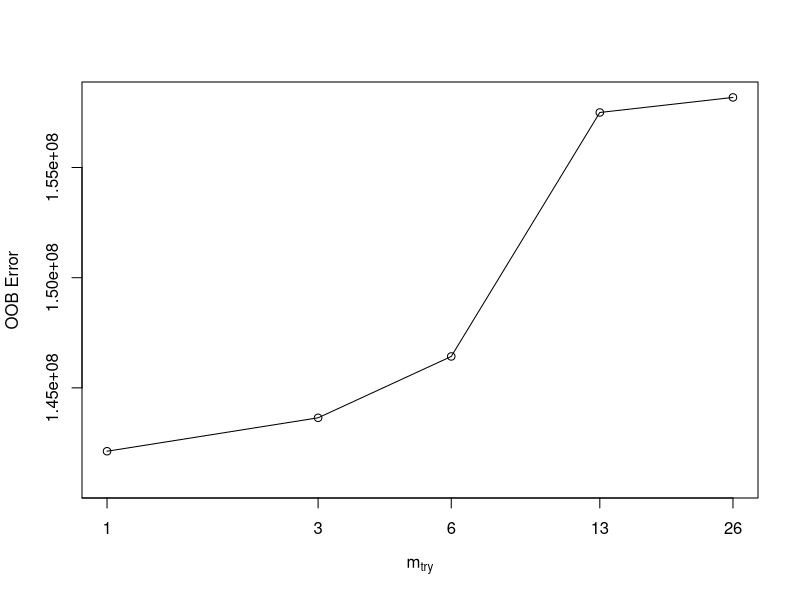
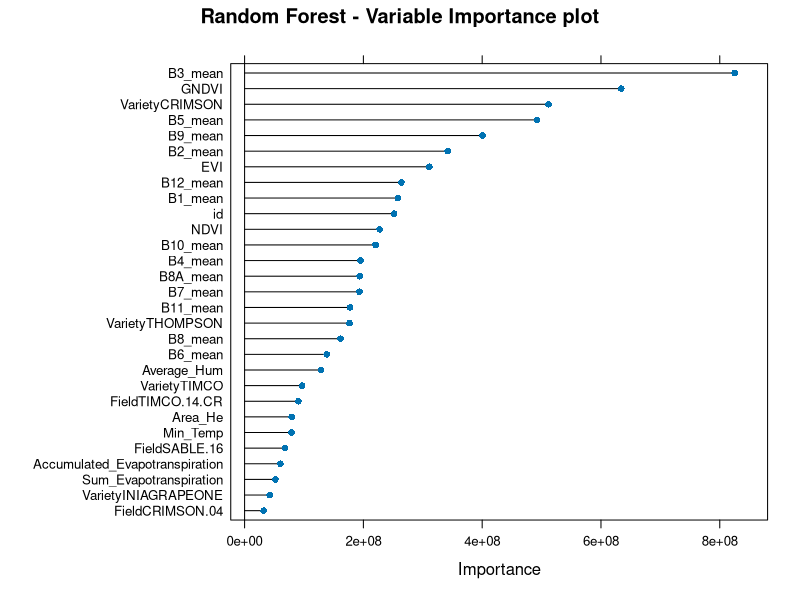
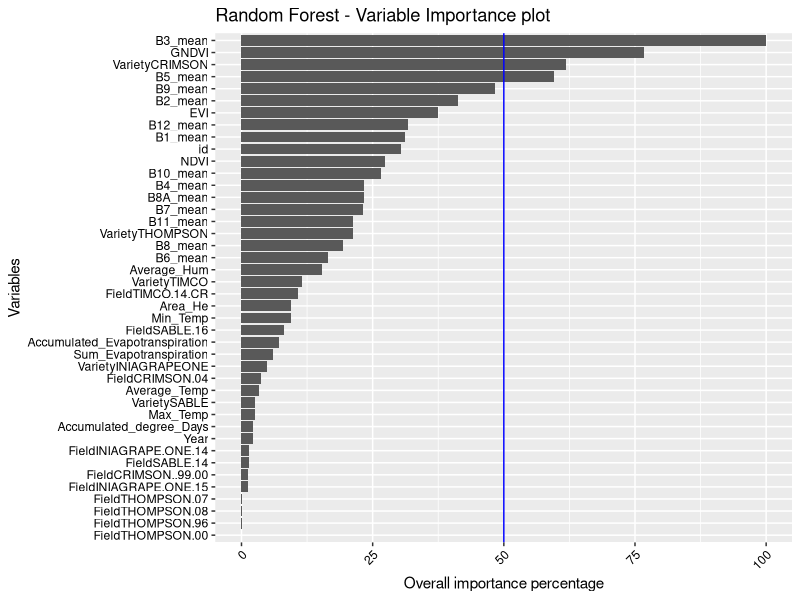

Reproduce these figures in R, in order. (Note: this script raises an error after producing the figures.)
# Load packages
# https://www.machinelearningplus.com/machine-learning/caret-package/
# https://www.youtube.com/watch?v=fSytzGwwBVw
library(randomForest)
library(tidyverse)
library(mlbench)
library(ggplot2)
library(caret)

# Set the folder location
#setwd('~/Dropbox/RS Project/RSSTARTUP_repo/Product_Development/Yield_forcasting_R/Innovation_laboratory_EAGLE')
setwd('/home/diego/GITHUP_REPO/Innovation_laboratory_EAGLE')

# Import dataset
# The dataset used is summary_fn.csv, which was clean but the original one
# is summary.csv
Field_Carmen <- read.csv('./Original_data/summary.csv')

# Clean column 'Week' in the data frame
Field_Carmen[,5] <- NULL

# The dummyVars will transform all characters and factors columns
# The general rule for creating dummy variables is to have one less variable 
# than the number of categories present to avoid perfect collinearity (dummy variable trap).
# The id column is remove by applying -id inside of dummyVars.
dmy <- dummyVars(" ~ .",data = Field_Carmen, fullRank=T)
Field_Carmen <- data.frame(predict(dmy, newdata = Field_Carmen))
#print(Field_Carmen)

# Structure of the dataframe
#str(Field_Carmen)

# See top 6 rows and 10 columns
head(Field_Carmen[, 1:10])

# Split the data into training and test set
set.seed(123)
training.samples <- Field_Carmen$Kg_He %>%
  createDataPartition(p = 0.7, list = FALSE)

train.data  <- Field_Carmen[training.samples, ]
test.data <- Field_Carmen[-training.samples, ]

# Algorithm Tune (tuneRF)
# https://machinelearningmastery.com/tune-machine-learning-algorithms-in-r/
# https://machinelearningmastery.com/machine-learning-evaluation-metrics-in-r/
dataset <- Field_Carmen
x <- cbind(dataset[,2:19],dataset[,21:43])
y <- dataset$Kg_He

ntree <- 1500

set.seed(123)
bestmtry <- tuneRF(x, y, stepFactor=0.5, improve=1e-5, ntree=ntree)
print(bestmtry)

mtry <- max(bestmtry[,1])
#mtry

################################################################################

# RandomForest
# https://topepo.github.io/caret/train-models-by-tag.html#random-forest
# https://stats.stackexchange.com/questions/348245/do-we-have-to-tune-the-number-of-trees-in-a-random-forest
# https://stats.stackexchange.com/questions/50210/caret-and-randomforest-number-of-trees

# Define training control
set.seed(123)

# http://www.sthda.com/english/articles/38-regression-model-validation/157-cross-validation-essentials-in-r/
# Leave one out cross validation - LOOCV
train.control <- trainControl(method = "LOOCV", savePredictions = T)

#train.control

# Random Search
#train.control <- trainControl(method = "LOOCV", savePredictions = T,
#                              search="random")
#train.control

#tunegrid <- expand.grid(.mtry=mtry)

# Grid Search
#train.control <- trainControl(method = "LOOCV", savePredictions = T,
#                              search="grid")
#train.control

#tunegrid <- expand.grid(.mtry=c(1:30))

metric <- "RMSE"

# Train the model
model <- train(Kg_He ~., data = Field_Carmen, 
               method = "rf",
               ntree = ntree,
               metric=metric,
#               tuneLength = 15, # Error in plot.train(model) : There are no tuning parameters with more than 1 value.
#               tuneGrid = tunegrid,
               tuneGrid = data.frame(mtry = mtry),
               trControl = train.control)

# Summarize the results
print(model)
#plot(model)

# Make predictions and compute the R2, RMSE and MAE
predictions <- model %>% predict(test.data, na.action=na.omit)

predictions

data.frame( R2 = R2(predictions, test.data$Kg_He),
            # RMSE will be expressed in kilograms
            RMSE = RMSE(predictions, test.data$Kg_He),
            MAE = MAE(predictions, test.data$Kg_He))

# The RMSE and the MAE are measured in the same scale as the outcome variable. 
# Dividing the RMSE by the average value of the outcome variable will give you 
# the prediction error rate, which should be as small as possible:
RMSE(predictions, test.data$Kg_He)/mean(test.data$Kg_He)

# See the confusion matrix of the model in the test set
#confusionMatrix(predictions, test.data$Kg_He)

# variable importance
gbmImp <- varImp(model, scale = F)
gbmImp

# Save boxplot as .png
png(file = './Plots/Variable_Importance_rforest.png', units = "px",
    width = 1200, height = 700)

plot(gbmImp, top = 29, main = "Random Forest - Variable Importance plot")

dev.off()

# Save boxplot as .png
png(file = './Plots/Variable_Importance_rforest_ggplo2.png', units = "px",
    width = 1200, height = 700)

nrow(varImp(model)$importance) #34 variables extracted

p <- varImp(model)$importance %>% 
  as.data.frame() %>%
  rownames_to_column() %>%
  arrange(Overall) %>%
  mutate(rowname = forcats::fct_inorder(rowname)) %>%
  ggplot() +
  geom_col(aes(x = rowname, y = Overall)) +
  coord_flip() +
  labs(title = "Random Forest - Variable Importance plot") +
  geom_hline(yintercept = 50, color = "blue", size=0.5) +
  ylab('Overall importance percentage') + xlab('Variables') + 
  theme(axis.text.x = element_text(angle = 45, hjust = 1, colour = "black")) +
  theme(axis.text.y = element_text(hjust = 1, colour = "black"))

plot(p)

dev.off()

################################################################################
# Conditional Random Forests
# Define training control
set.seed(123)

# http://www.sthda.com/english/articles/38-regression-model-validation/157-cross-validation-essentials-in-r/
# Leave one out cross validation - LOOCV
# Leave one out cross validation - LOOCV
#train.control <- trainControl(method = "LOOCV", savePredictions = T)

#train.control

# Random Search
#train.control <- trainControl(method = "LOOCV", savePredictions = T,
#                              search="random")

#train.control

#tunegrid <- expand.grid(.mtry=mtry)

# Grid Search
train.control <- trainControl(method = "LOOCV", savePredictions = T,
                              search="grid")

#train.control

tunegrid <- expand.grid(.mtry=c(1:30))

# Train the model
model <- train(Kg_He ~., data = Field_Carmen, 
               method = "cforest",
               metric=metric,
               tuneLength = 18,
               tuneGrid = tunegrid,
#               tuneGrid = data.frame(mtry = mtry),
               trControl = train.control)

# Summarize the results
print(model)
plot(model)

# Make predictions and compute the R2, RMSE and MAE
predictions <- model %>% predict(test.data, na.action=na.omit)

predictions

data.frame( R2 = R2(predictions, test.data$Kg_He),
            # RMSE will be expressed in kilograms
            RMSE = RMSE(predictions, test.data$Kg_He),
            MAE = MAE(predictions, test.data$Kg_He))

# The RMSE and the MAE are measured in the same scale as the outcome variable. 
# Dividing the RMSE by the average value of the outcome variable will give you 
# the prediction error rate, which should be as small as possible:
RMSE(predictions, test.data$Kg_He)/mean(test.data$Kg_He)

# See the confusion matrix of the model in the test set
#confusionMatrix(predictions, test.data$Kg_He)

# variable importance
gbmImp <- varImp(model, scale = F)
gbmImp

# Save boxplot as .png
png(file = './Plots/Variable_Importance_cforest.png', units = "px",
    width = 1200, height = 700)

plot(gbmImp, top = 29, main = "Conditional Random Forests - Variable Importance plot")

dev.off()

# Save boxplot as .png
png(file = './Plots/Variable_Importance_cforest_ggplo2.png', units = "px",
    width = 1200, height = 700)

nrow(varImp(model)$importance) #34 variables extracted

p <- varImp(model)$importance %>% 
  as.data.frame() %>%
  rownames_to_column() %>%
  arrange(Overall) %>%
  mutate(rowname = forcats::fct_inorder(rowname)) %>%
  ggplot() +
  geom_col(aes(x = rowname, y = Overall)) +
  coord_flip() +
  labs(title = "Conditional Random Forests - Variable Importance plot") +
  geom_hline(yintercept = 50, color = "blue", size=0.5) +
  ylab('Overall importance percentage') + xlab('Variables') + 
  theme(axis.text.x = element_text(angle = 45, hjust = 1, colour = "black")) +
  theme(axis.text.y = element_text(hjust = 1, colour = "black"))

plot(p)

dev.off()